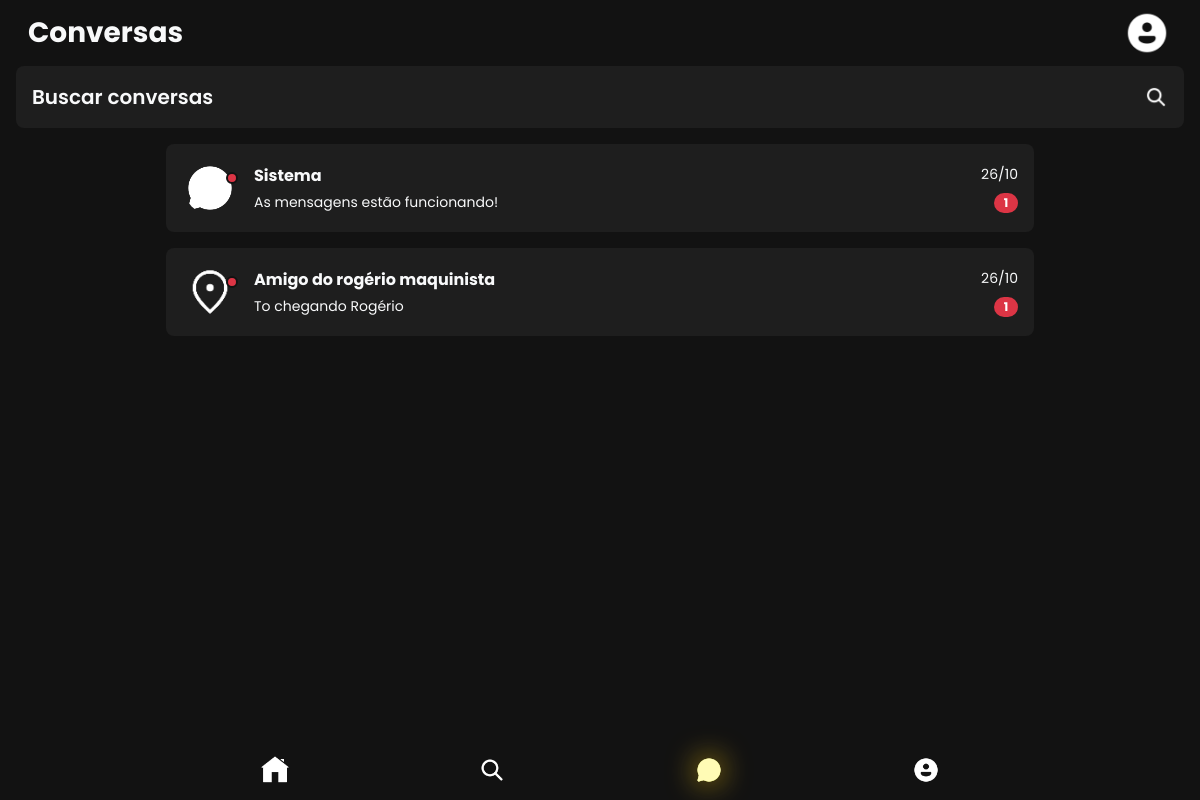
The app's page /public/user/chat.php (signed in) with its own data.
### tables this page shows
CREATE TABLE mensagens (
    id INT AUTO_INCREMENT PRIMARY KEY,
    usuario_id INT NOT NULL,
    nome VARCHAR(30) NOT NULL,
    texto VARCHAR(87) NOT NULL,
    imagem ENUM('estação', 'bate-papo', 'usuario', 'trem', 'alerta') NOT NULL,
    data_hora_envio DATETIME DEFAULT CURRENT_TIMESTAMP NOT NULL,
    CONSTRAINT fk_usuario_mensagem FOREIGN KEY (usuario_id) REFERENCES usuarios(id) ON DELETE CASCADE
);

### public/user/chat.php (the view, shortened to what this page needs)
<?php
require "../../config/bd.php";
$id = $_SESSION['id'];
$stmt = $conn->prepare("SELECT * FROM mensagens WHERE usuario_id = ? ORDER BY data_hora_envio DESC");
$stmt->bind_param("i", $id);
$stmt->execute();
$mensagens = $stmt->get_result();
?>
<!DOCTYPE html>
<html lang="pt-BR">
<head>
    <link href="https://cdn.jsdelivr.net/npm/bootstrap@5.3.0/dist/css/bootstrap.min.css" rel="stylesheet" />
    <link rel="stylesheet" href="https://cdn.jsdelivr.net/npm/bootstrap-icons@1.11.0/font/bootstrap-icons.css">
</head>
<body class="text-light">
    <header class="bg-transparent">
        <nav class="navbar navbar-expand-lg navbar-dark bg-transparent px-3 py-2">
            <div class="container-fluid">
                <div class="d-flex justify-content-between align-items-center w-100">
                    <div class="text-oi">
                        <h1 class="text-light fw-bold mb-0 fs-3">Conversas</h1>
                    </div>
                    <div class="pfp">
                        <img src="<?php echo htmlspecialchars($_SESSION['foto'] ?? '../../assets/img/perfil.png'); ?>" alt="Foto de perfil" class="pfp-img" />
                    </div>
                </div>
            </div>
        </nav>
        <div class="searchbar bg-custom d-flex justify-content-between align-items-center mx-3 mb-3 p-3 rounded-3">
            <div class="text-bar">
                <span class="fw-semibold fs-5 text-light">Buscar conversas</span>
            </div>
            <div class="img-bar">
                <img src="../../assets/img/lupa.png" alt="Ícone de lupa para busca" class="search-icon" />
            </div>
        </div>
    </header>
    <main class="container px-3" style="max-width: 900px; margin-bottom: 2rem; overflow-y: auto;">
        <div class="list-group list-group-flush">
            <?php
            if ($mensagens->num_rows > 0) {
                while ($mensagem = $mensagens->fetch_assoc()) {
                    switch ($mensagem['imagem']) {
                        case 'estação':
                            $arquivoImagem = 'localizacao.png';
                            break;
                        case 'bate-papo':
                            $arquivoImagem = 'chat.png';
                            break;
                    }
                    $dataHoraEnvio = $mensagem['data_hora_envio'];
                    $dataAtual = date('Y-m-d');
                    $dataDaMensagem = date('Y-m-d', strtotime($dataHoraEnvio));
                    if ($dataDaMensagem === $dataAtual) {
                        $tempoFormatado = date('H:i', strtotime($dataHoraEnvio));
                    } else {
                        $tempoFormatado = date('d/m', strtotime($dataHoraEnvio));
                    }
            ?>
                    <a href="#" class="list-group-item list-group-item-action bg-custom bg-custom-hover d-flex align-items-center rounded-3 mb-3 p-3 text-decoration-none border-0" tabindex="0" aria-current="true" aria-label="Chat com <?php echo htmlspecialchars($mensagem['nome']); ?>, última mensagem: <?php echo htmlspecialchars($mensagem['texto']); ?>" style="transition: background-color 0.2s ease;">
                        <div class="position-relative flex-shrink-0 me-3">
                            <img src="../../assets/img/<?php echo $arquivoImagem; ?>" alt="Avatar <?php echo htmlspecialchars($mensagem['nome']); ?>" class="chat-icon" />
                        </div>
                        <div class="flex-grow-1 min-width-0">
                            <div class="chat-name fw-bold fs-6 text-light mb-1" style="overflow: hidden; text-overflow: ellipsis; white-space: nowrap;">
                                <?php echo htmlspecialchars($mensagem['nome']); ?>
                            </div>
                            <div class="chat-last-message text-light small" style="overflow: hidden; text-overflow: ellipsis; white-space: nowrap;">
                                <?php echo htmlspecialchars($mensagem['texto']); ?>
                            </div>
                        </div>
                        <div class="d-flex flex-column align-items-end ms-3 flex-shrink-0" style="min-width: 60px;">
                            <div class="chat-time text-light small mb-2" style="white-space: nowrap;">
                                <?php echo $tempoFormatado; ?>
                            </div>
                            <span class="badge bg-danger rounded-pill" aria-label="1 mensagem não lida" style="font-size: 0.75rem; padding: 0.25rem 0.5rem; min-width: 24px; text-align: center;">1</span>
                        </div>
                    </a>
            <?php
                }
            } else {
                echo '<p class="text-light text-center mt-4">Nenhuma mensagem encontrada.</p>';
            }
            ?>
        </div>
    </main>
    <footer class="rodape position-fixed bottom-0 w-100 py-2 px-3" style="max-width: 900px; margin: 0 auto; left: 50%; transform: translateX(-50%); z-index: 1000;" role="contentinfo" aria-label="Menu de navegação inferior">
        <div class="d-flex justify-content-around align-items-center">
            <a href="home.php" class="footer-icon text-center text-decoration-none p-2" aria-label="Início">
                <img src="../../assets/img/casa.png" alt="Início" />
            </a>
            <a href="buscar.php" class="footer-icon text-center text-decoration-none p-2" aria-label="Buscar">
                <img src="../../assets/img/lupa.png" alt="Buscar" />
            </a>
            <a href="chat.php" class="footer-icon active text-center text-decoration-none p-2" aria-label="Chat">
                <img src="../../assets/img/chat.png" alt="Chat" />
            </a>
            <a href="perfil.php" class="footer-icon text-center text-decoration-none p-2" aria-label="Perfil">
                <img src="../../assets/img/perfil.png" alt="Perfil" />
            </a>
        </div>
    </footer>
</body>
</html>

### public/user/chat.php (style rules this page uses)
body { font-family: 'Poppins', sans-serif; background-color: #121212; color: #e0e0e0; min-height: 100vh; padding-bottom: 70px; }
.bg-custom { background-color: #1e1e1e !important; }
.chat-icon { width: 56px; height: 56px; object-fit: contain; filter: brightness(0) invert(1); border-radius: 50%; border: 2px solid transparent; transition: border-color 0.3s ease; }
.search-icon { width: 24px; height: 24px; filter: brightness(0) invert(1); transition: filter 0.3s ease; cursor: pointer; }
.pfp-img { width: 50px; height: 50px; object-fit: cover; border-radius: 50%; border: 2px solid transparent; transition: border-color 0.3s ease; }
.footer-icon img { width: 28px; height: 28px; filter: brightness(0) invert(1); transition: filter 0.3s ease; }
.footer-icon:hover img, .footer-icon.active img { filter: brightness(0) invert(1) drop-shadow(0 0 15px rgba(255, 193, 7, 0.8)) sepia(1) saturate(5) hue-rotate(-10deg); }
.rodape { background-color: #121212; border: none; box-shadow: none; z-index: 1000; }

### records on screen
mensagens: shows a picture, nome "Sistema", texto "As mensagens estão funcionando!", data_hora_envio "26/10"
mensagens: shows a picture, nome "Amigo do rogério maquinista", texto "To chegando Rogério", data_hora_envio "26/10"
